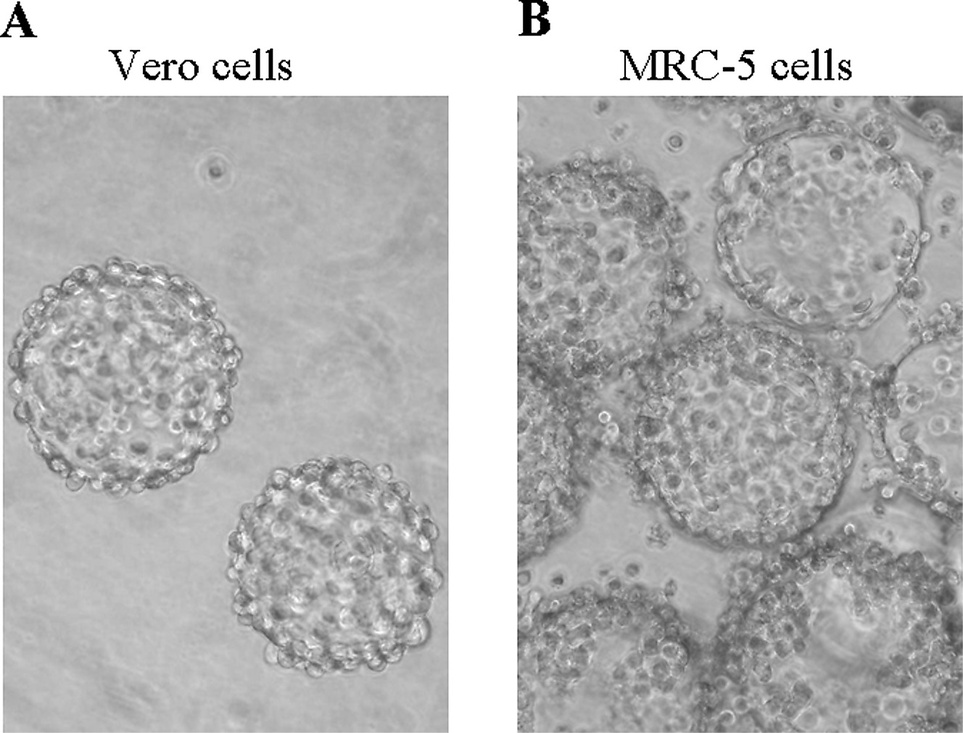
#> input picture samples/sample1.jpg, 963 x 733 px, shrunk from 1328 x 1011 before the run; its folder holds only this picture in this run
$ python -i detect_cells.py   (imports and definitions only)
#> lines starting #> are read from the running program, lines starting #| are printed output that depends on the picture; after the words box and inside, x2 and y2 are one past the last pixel; in counts of white or black regions, pixels touching at a corner belong together
#> further down, picture is the input picture: shape (733, 963); min 0, max 255, mean 182.7
# detect_cells.py
"""
Core image processing pipeline for cell detection using morphological opening/closing.
Functions are small and testable.
"""

from typing import List, Dict, Tuple, Optional
import numpy as np
import cv2

# [56 lines left out: functions load_image, to_grayscale, denoise, enhance_contrast, threshold_image, morph_open_close, not called in this run]

def separate_touching_cells(binary_img: np.ndarray, min_distance: int = 5) -> np.ndarray:
    """Optional watershed-based separation. Returns labeled image (int32).
    Input binary_img expected to be 0/255 with objects in 255."""
#> called with min_distance = 5
    dist = cv2.distanceTransform(binary_img, cv2.DIST_L2, 5)
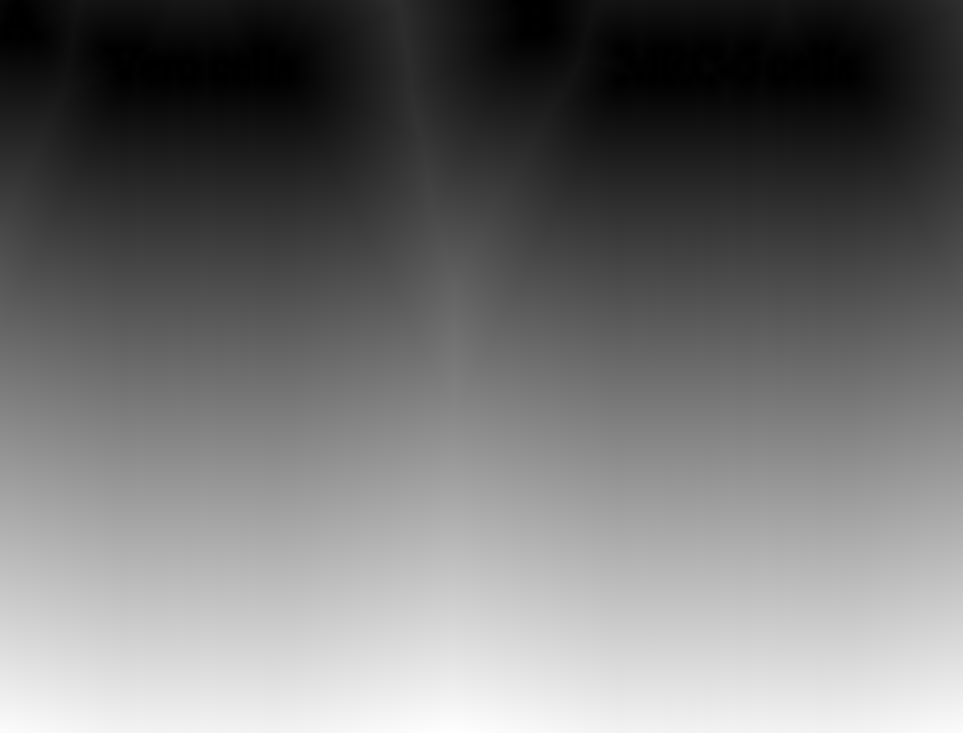
#> dist: shape (733, 963) float32; min 0, max 686.3, mean 306.5; drawn with min black and max white
    _, dist_thresh = cv2.threshold((dist/np.max(dist)*255).astype('uint8'), 0, 255, cv2.THRESH_BINARY+cv2.THRESH_OTSU)
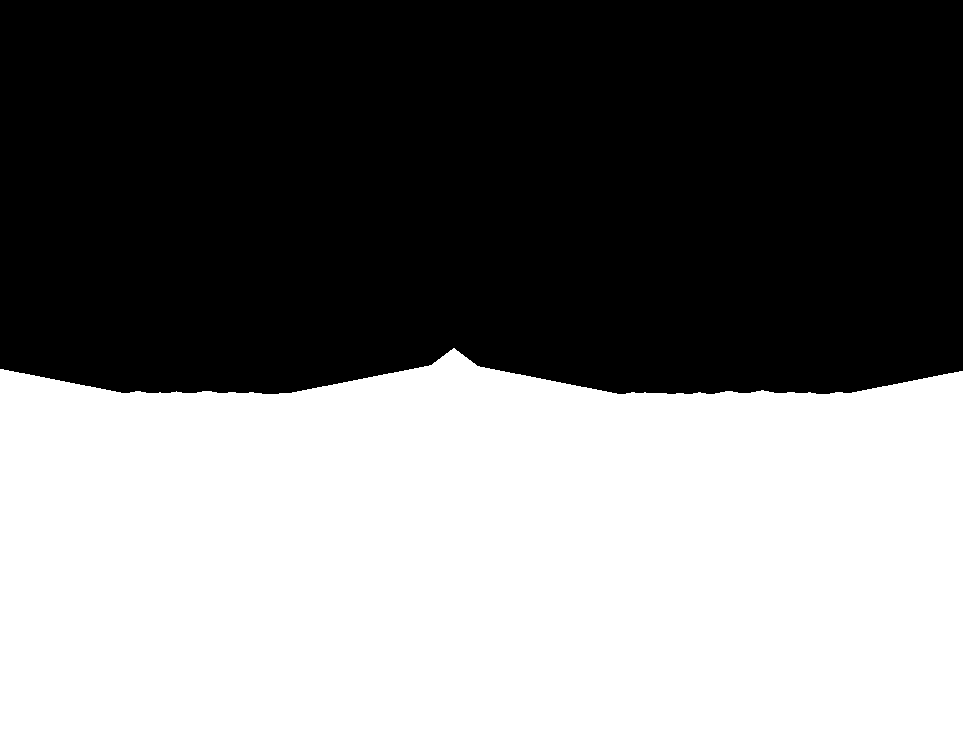
#> dist_thresh: shape (733, 963); 47.6% white; 1 white region, box (x1, y1, x2, y2) and area: (0, 348, 963, 733) 335811
    cnts = cv2.connectedComponents(dist_thresh)[1]
    kernel = np.ones((3,3), np.uint8)
    sure_bg = cv2.erode(binary_img, kernel, iterations=1)
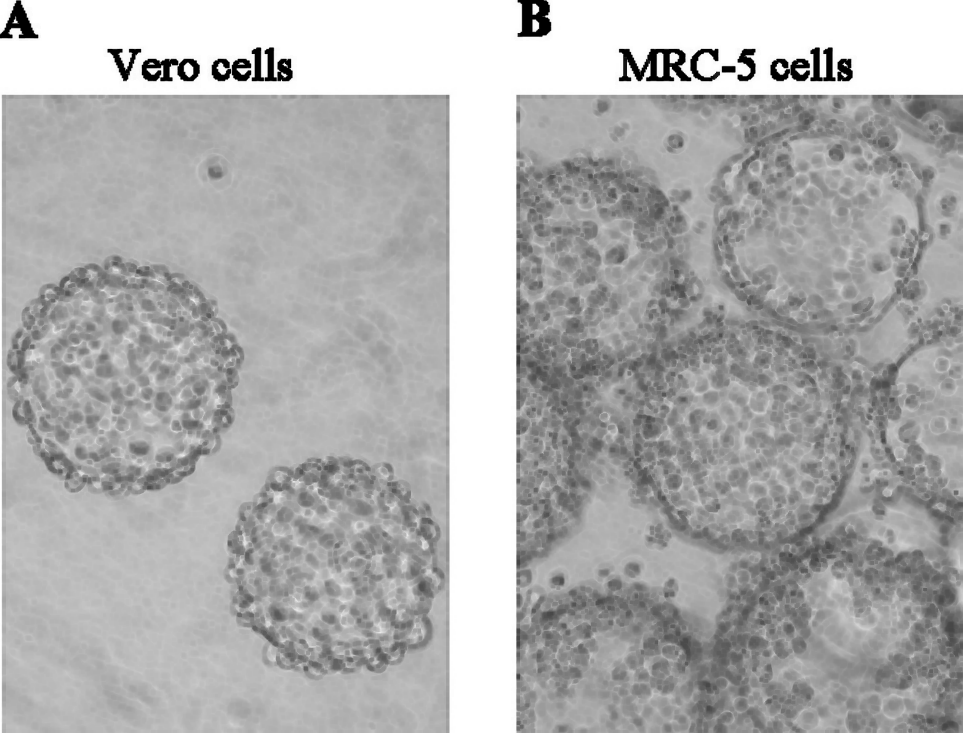
#> sure_bg: shape (733, 963); min 0, max 255, mean 174.5
    unknown = cv2.subtract(sure_bg, dist_thresh)
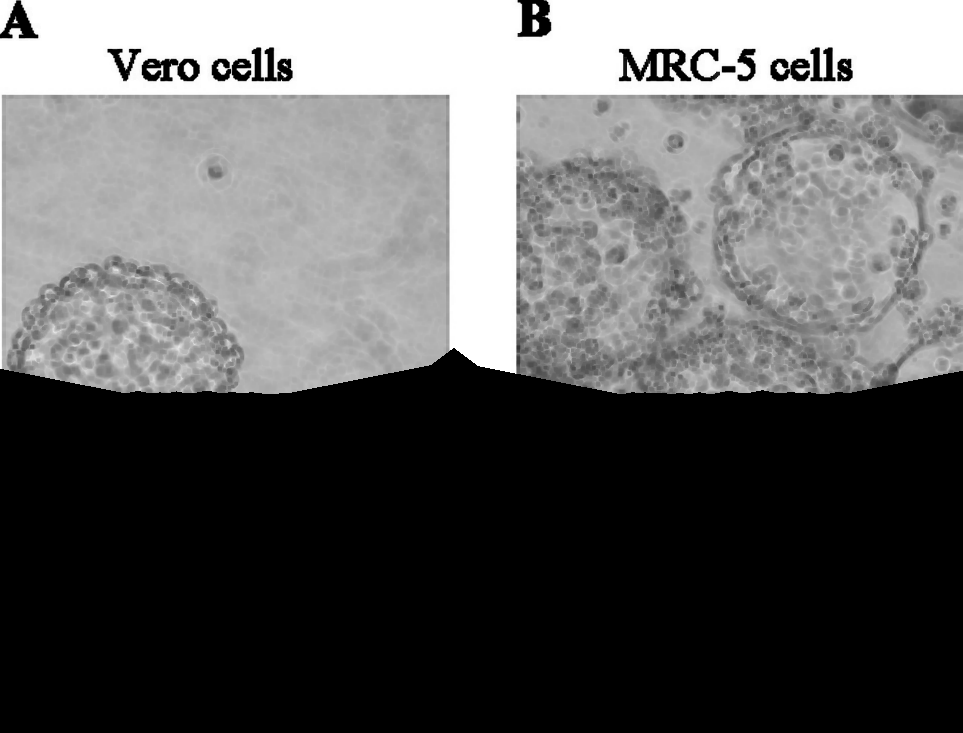
#> unknown: shape (733, 963); min 0, max 255, mean 95.9
    ret, markers = cv2.connectedComponents(dist_thresh)
#> ret = 2
    markers = markers + 1
    markers[unknown==255] = 0
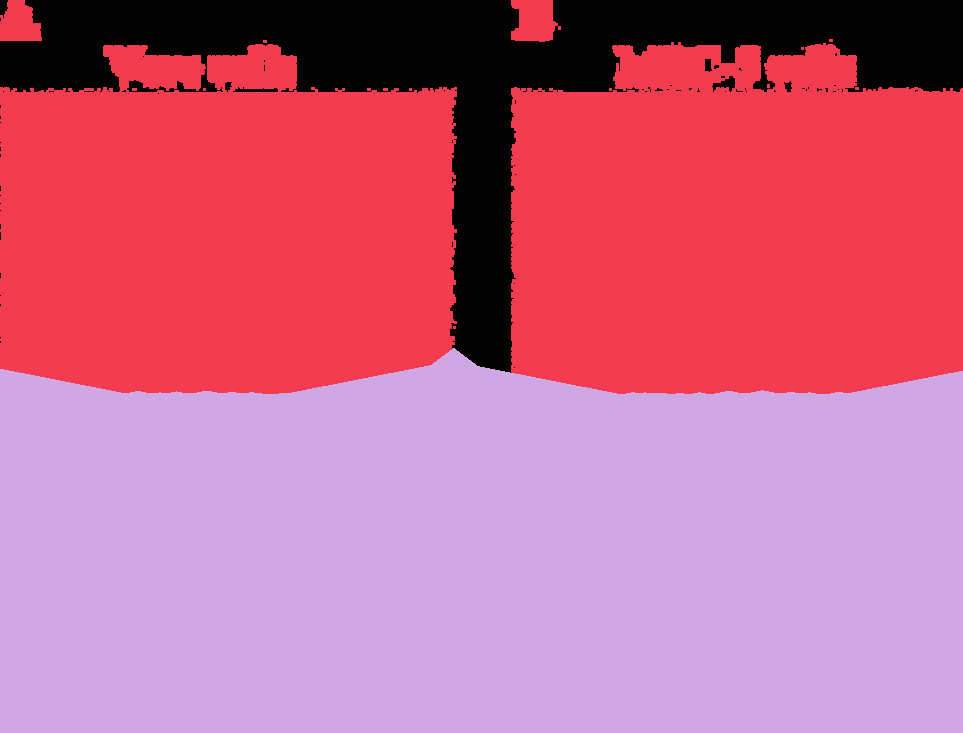
#> markers: shape (733, 963) int32; 3 distinct labels, from 0 to 2; one colour per label, 0 black
    color = cv2.cvtColor(cv2.cvtColor(binary_img, cv2.COLOR_GRAY2BGR), cv2.COLOR_BGR2RGB)
    markers = cv2.watershed(color, markers.astype('int32'))
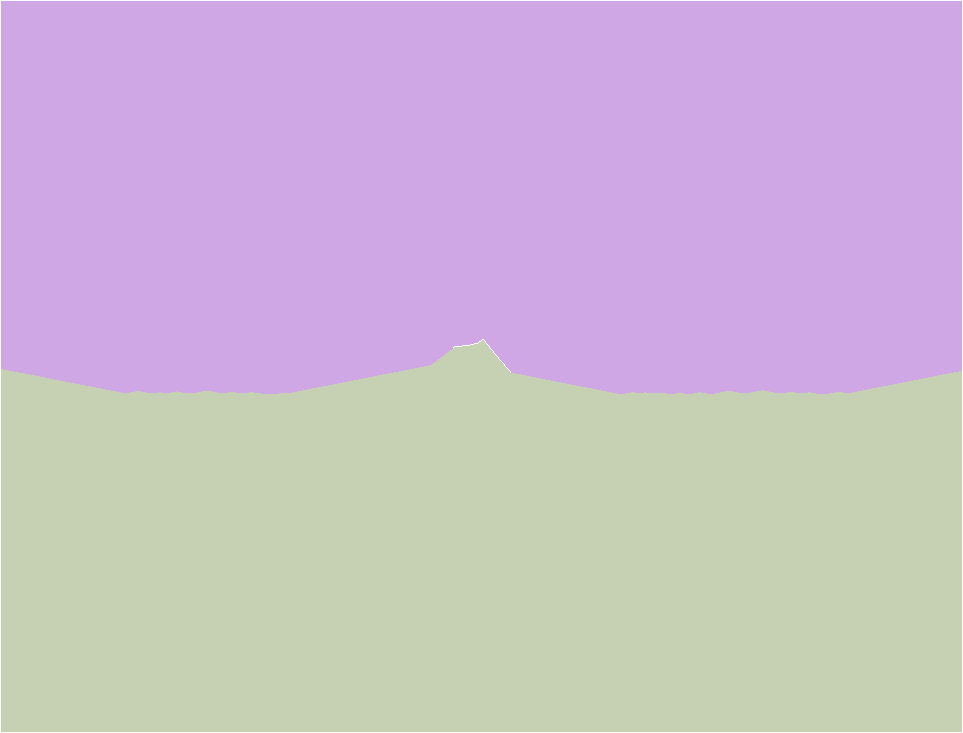
#> markers: shape (733, 963) int32; 3 distinct labels, from -1 to 2; one colour per label, 0 black, -1 white
    return markers

# [30 lines left out: functions find_and_filter_contours, draw_detections, not called in this run]

>>> import cv2
>>> picture = cv2.imread('samples/sample1.jpg', cv2.IMREAD_GRAYSCALE)
>>> result = separate_touching_cells(picture)
